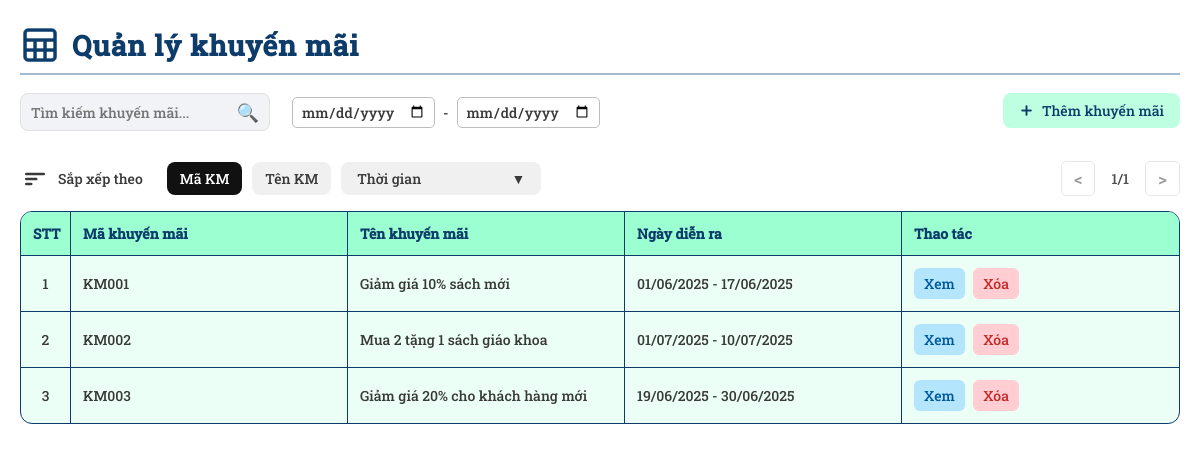
/admin/Deals/deals.php (signed in), run on the app's committed database.
### tables this page shows
CREATE TABLE `khuyenmai` (
  `MaKM` varchar(10) NOT NULL,
  `TenKM` varchar(100) DEFAULT NULL,
  `NgayBatDau` date DEFAULT NULL,
  `NgayKetThuc` date DEFAULT NULL,
  `DieuKienApDung` text DEFAULT NULL
);

### admin/Deals/deals.php (the view, shortened to what this page needs)
<?php
include __DIR__ . '/../../connect.php';
$role = $_SESSION['role'];
$result = $mysqli->query("SELECT * FROM khuyenmai");
?>
<!DOCTYPE html>
<html lang="vi">
<head>
    <link rel="stylesheet" href="../../assets/general-style.css" />
</head>
<body data-role="<?php echo htmlspecialchars($role); ?>">
    <div class="main-content">
        <h2 class="title">
            <img src="../../assets/sheet.png" class="title-icon">
            Quản lý khuyến mãi
        </h2>
        <div class="toolbar">
            <div class="toolbar-row">
                <div class="search-filter-group">
                    <div class="search-box">
                        <input type="text" placeholder="Tìm kiếm khuyến mãi..." class="search-input" />
                        <button class="search-button">🔍</button>
                    </div>
                    <div class="date-range-group">
                        <input type="date" id="date-from" class="date-from" placeholder="Từ ngày">
                        <span style="margin: 0 4px;">-</span>
                        <input type="date" id="date-to" class="date-to" placeholder="Đến ngày">
                    </div>
                </div>
                <?php if($role === 'Admin'): ?>
                <button class="add-button" onclick="createNewDeal()">
                    <img src="../../assets/plus.png" class="icon-add" alt="Add Icon" />
                    Thêm khuyến mãi
                </button>
                <?php endif; ?>
            </div>
        </div>
        <div class="sort-pagination-bar">
            <div class="sort-bar">
                <div class="sort-title-group">
                    <span class="sort-icon">
                        <svg width="30" height="30" viewBox="0 0 24 24" fill="none"><rect x="4" y="7" width="16" height="2" rx="1" fill="#393939"/><rect x="4" y="11" width="10" height="2" rx="1" fill="#393939"/><rect x="4" y="15" width="6" height="2" rx="1" fill="#393939"/></svg>
                    </span>
                    <span class="sort-label">Sắp xếp theo</span>
                </div>
                <div class="sort-tabs">
                    <button class="sort-btn active" data-sort="id">Mã KM</button>
                    <button class="sort-btn" data-sort="name">Tên KM</button>
                    <div class="sort-dropdown">
                        <button class="sort-btn time sort-dropdown-toggle" id="sortTimeBtn">
                            <span class="label">Thời gian</span>
                            <span class="arrow">&#9660;</span>
                        </button>
                    </div>
                </div>
            </div>
            <span class="pagination">
                <button class="page-btn prev">&lt;</button>
                <span class="page-info">1/1</span>
                <button class="page-btn next">&gt;</button>
            </span>
        </div>
        <table class="table">
            <thead>
                <tr>
                    <th class="stt">STT</th>
                    <th class="id">Mã khuyến mãi</th>
                    <th>Tên khuyến mãi</th>
                    <th>Ngày diễn ra</th>
                    <th class="actions">Thao tác</th>
                </tr>
            </thead>
            <tbody>
            <?php
            $stt = 1;
            while ($row = $result->fetch_assoc()):
            ?>
            <?php
                $ngayBatDau = date('d/m/Y', strtotime($row['NgayBatDau']));
                $ngayKetThuc = date('d/m/Y', strtotime($row['NgayKetThuc']));
            ?>
            <tr data-condition="<?= htmlspecialchars($row['DieuKienApDung']) ?>">
            <td class="stt"><?= $stt++ ?></td>
            <td class="id"><?= htmlspecialchars($row['MaKM']) ?></td>
            <td><?= htmlspecialchars($row['TenKM']) ?></td>
            <td><?= $ngayBatDau ?> - <?= $ngayKetThuc ?></td>
            <td class="action-buttons">
                <button class="view-btn" onclick="viewDeal('<?= $row['MaKM'] ?>')">Xem</button>
                <?php if($role === 'Admin'): ?>
                <button class="delete-btn" onclick="deleteDeal(this)">Xóa</button>
                <?php endif; ?>
            </td>
            </tr>
            <?php endwhile; ?>
            </tbody>
    </table>
  </div>
</body>
</html>

### assets/general-style.css (style rules this page uses)
* { margin: 0; padding: 0; box-sizing: border-box; }
body, input, button, select, textarea { color: #393939; font-family: fontweb; font-size: 14px; background-color: #ffffff; }
.main-content { padding: 20px; }
.title { margin-top: 5px; font-size: 28px; font-weight: 700; display: flex; align-items: center; gap: 12px; margin-bottom: 18px; letter-spacing: 1px; color: #0d3c6b; border-bottom: 2px solid #a4b8d0; padding-bottom: 8px; position: relative; }
.title-icon { width: 40px; height: 40px; vertical-align: middle; }
.toolbar { margin-bottom: 30px; }
.toolbar-row { display: flex; justify-content: space-between; align-items: center; flex-wrap: wrap; gap: 1rem; margin-bottom: 1rem; }
.search-filter-group { margin-right: 20px; display: flex; gap: 10px; flex: 1; min-width: 100px; align-items: center; }
.search-box { display: flex; align-items: center; border: 1px solid #e0e0e0; border-radius: 8px; padding: 6px 10px; background-color: #f1f3f6; flex: 1; max-width: 250px; }
.search-input { border: none; background: transparent; outline: none; flex: 1; }
.search-button { background: none; border: none; font-size: 18px; cursor: pointer; }
.icon-add { width: 15px; height: 15px; margin-right: 8px; vertical-align: middle; }
.add-button { align-self: flex-start; display: inline-flex; align-items: center; padding: 8px 16px; background-color: #beffe1; color: #0d3c6b; border: none; border-radius: 8px; cursor: pointer; white-space: nowrap; transition: background-color 0.3s; }
.view-btn, .delete-btn { padding: 6px 10px; margin-right: 5px; border: none; border-radius: 6px; cursor: pointer; }
.view-btn { background-color: #b3e5fc; color: #01579b; }
.delete-btn { background-color: #ffcdd2; color: #c62828; }
.sort-pagination-bar { display: flex; align-items: center; justify-content: space-between; padding-bottom: 15px; border-radius: 8px; }
.sort-bar { display: flex; align-items: center; gap: 24px; }
.sort-title-group { display: flex; align-items: center; gap: 8px; }
.sort-bar .sort-icon { display: flex; width: 30px; height: 30px; align-items: center; }
.sort-bar .sort-label { color: #393939; font-size: 14px; }
.sort-tabs { display: flex; align-items: center; gap: 10px; }
.sort-btn { border: none; background: #f0f0f0; color: #393939; padding: 7px 13px; border-radius: 8px; font-size: 14px; cursor: pointer; transition: background 0.2s, color 0.2s; position: relative; }
.sort-btn.active, .sort-btn.sort-dropdown-active { background: #111; color: #fff; }
.sort-dropdown { position: relative; display: inline-block; }
.sort-dropdown-toggle .arrow { margin-left: 8px; font-size: 12px; }
.pagination { margin-left: auto; display: flex; align-items: center; gap: 6px; }
.page-btn { background: #fff; color: #333; padding: 5px 12px; border-radius: 5px; font-size: 17px; cursor: pointer; border: 1px solid #d0d0d0; transition: background 0.2s; }
.page-btn:disabled { opacity: 0.5; cursor: not-allowed; }
.page-info { font-weight: 500; color: #4e4e4e; min-width: 38px; text-align: center; display: inline-block; }
.table { table-layout: fixed; width: 100%; border-collapse: separate; border-spacing: 0; background-color: #ecfff6; border-radius: 12px; overflow: hidden; border: 1.5px solid #0d3c6b; }
.table th, .table td { padding: 12px; text-align: left; border: none; transition: background-color 0.2s ease; }
.table tr:not(:last-child) td { border-bottom: 1px solid #0d3c6b; }
.table th:first-child, .table td:first-child { border-left: none; }
.table th:last-child, .table td:last-child { border-right: none; }
.table tr:first-child th { border-top: none; }
.table tr:last-child td { border-bottom: none; }
.table th:not(:last-child), .table td:not(:last-child) { border-right: 1px solid #0d3c6b; }
.table th { border-bottom: 1px solid #0d3c6b; background-color: #9cffd1; color: #0d3c6b; font-weight: bold; }
.stt, .table th.stt, .table td.stt, .table th:first-child, .table td:first-child { width: 50px; text-align: center; }

### admin/Deals/deals.php (style rules this page uses)
#sortTimeBtn { min-width: 200px; display: flex; align-items: center; justify-content: space-between; padding-right: 16px; padding-left: 16px; }
#sortTimeBtn .label { flex: 1; text-align: left; }
#sortTimeBtn .arrow { margin-left: 8px; font-size: 14px; flex-shrink: 0; }
.date-range-group { display: flex; align-items: center; gap: 4px; margin-left: 12px; }
.date-range-group input[type="date"] { padding: 4px 8px; border: 1px solid #bdbdbd; border-radius: 5px; font-size: 14px; }

### data on the page
khuyenmai: MaKM "KM001", TenKM "Giảm giá 10% sách mới", NgayBatDau "01/06/2025", NgayKetThuc "17/06/2025"
khuyenmai: MaKM "KM002", TenKM "Mua 2 tặng 1 sách giáo khoa", NgayBatDau "01/07/2025", NgayKetThuc "10/07/2025"
khuyenmai: MaKM "KM003", TenKM "Giảm giá 20% cho khách hàng mới", NgayBatDau "19/06/2025", NgayKetThuc "30/06/2025"
